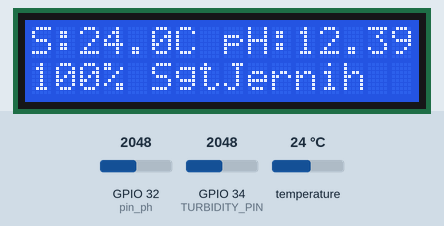
A sketch run on a simulated ESP32. On the bench: 16×2 character LCD. Inputs (shaded band) come from the test bench; at power-on: GPIO 34 (TURBIDITY_PIN) = 2048, GPIO 32 (pin_ph) = 2048, temperature 24 °C (analog values on the 0–4095 scale). WiFi joins after 1.5 s; servers stay silent unless stated; uploads are accepted with an empty reply; what the sketch prints to the serial monitor is not drawn.

Above: at 4.4 s.
4.5 s: GPIO 34 (TURBIDITY_PIN) set to 1930
At 6.7 s:
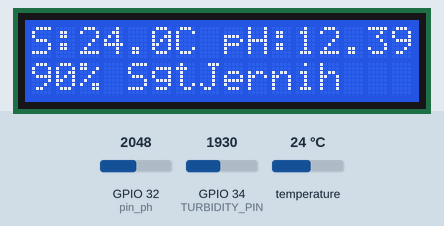
7.0 s: GPIO 34 (TURBIDITY_PIN) set to 1815
At 9.5 s:
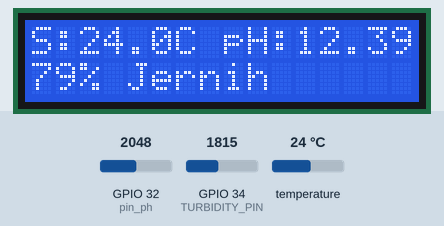
9.9 s: GPIO 34 (TURBIDITY_PIN) set to 1722
At 11.3 s:
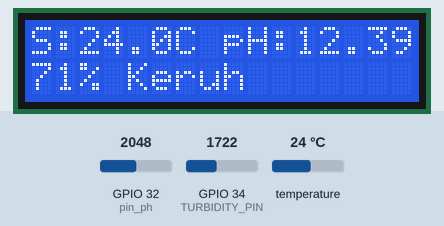
12.5 s: GPIO 34 (TURBIDITY_PIN) set to 1430
At 14.3 s:
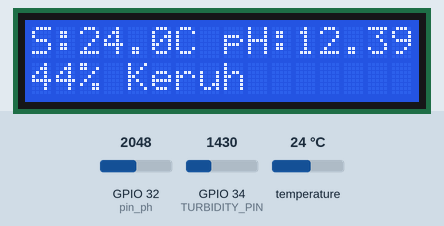
15.1 s: GPIO 34 (TURBIDITY_PIN) set to 1340
At 17.5 s:
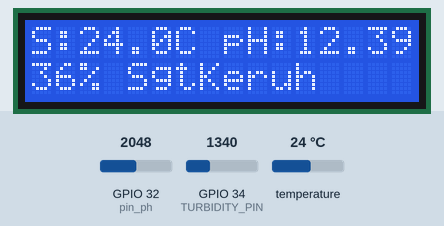
17.9 s: GPIO 34 (TURBIDITY_PIN) set to 660
At 19.6 s:
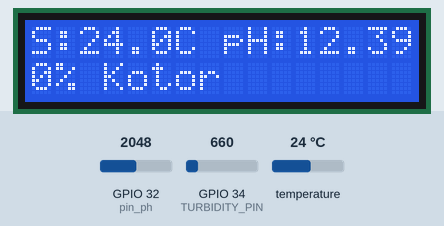
Timing chart, 0 to 21.1 s (numbered marks = the images above; inputs shaded):
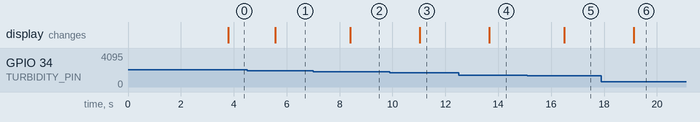

The sketch:

running.ino
```cpp
#include <Wire.h>              // Library komunikasi I2C, dipakai LCD I2C.
#include <LiquidCrystal_I2C.h> // Library untuk mengontrol LCD 16x2 lewat modul I2C.
#include <OneWire.h>           // Library komunikasi 1-Wire untuk sensor suhu DS18B20.
#include <DallasTemperature.h> // Library pembacaan suhu dari DS18B20 dalam Celcius.
#include <WiFi.h>              // Library koneksi WiFi ESP32.
#include <HTTPClient.h>        // Library untuk mengirim data ke server lewat HTTP GET.
#include <driver/adc.h>        // Library konfigurasi ADC ESP32, dipakai untuk input analog.

/*
  LCD memakai alamat I2C 0x27 dengan ukuran 16 kolom dan 2 baris.
  Jika LCD tidak tampil, alamat I2C kadang bisa 0x3F tergantung modul.
*/
LiquidCrystal_I2C lcd(0x27, 16, 2);

// ================= SENSOR =================
/*
  TURBIDITY_PIN adalah pin analog untuk sensor kekeruhan air.
  Pin 34 pada ESP32 hanya input, cocok untuk membaca sinyal analog.
*/
#define TURBIDITY_PIN 34

/*
  ADC_MAX = 4095 karena ESP32 dikonfigurasi 12-bit.
  Artinya hasil analogRead berada di rentang 0 sampai 4095.
  - 0    kira-kira berarti 0 Volt
  - 4095 kira-kira berarti 3.3 Volt
*/
#define ADC_MAX 4095

/*
  ADC_REF_V = 3.3 adalah tegangan referensi ESP32 dalam Volt.
  Rumus konversi ADC ke Volt:
  tegangan = nilai_adc * (3.3 / 4095)
*/
#define ADC_REF_V 3.3

// ================= SENSOR SUHU DS18B20 =================
/*
  ONE_WIRE_BUS adalah pin data sensor suhu DS18B20.
  Sensor DS18B20 mengirim data digital, bukan analog.
  Hasil akhirnya langsung berupa derajat Celcius.
*/
#define ONE_WIRE_BUS 13
OneWire oneWire(ONE_WIRE_BUS);
DallasTemperature sensors(&oneWire);

// ================= KALIBRASI KEKERUHAN =================
/*
  V_CLEAR dan V_DIRTY adalah nilai tegangan hasil kalibrasi sensor kekeruhan.
  V_CLEAR = tegangan saat air dianggap paling jernih.
  V_DIRTY = tegangan saat air dianggap paling kotor/keruh.

  Program mengubah tegangan sensor menjadi persen kejernihan:
  percent = (volt_turb - V_DIRTY) / (V_CLEAR - V_DIRTY) * 100

  Arti angka percent yang dikirim ke server:
  - 100 berarti sangat jernih menurut kalibrasi ini
  - 0 berarti sangat keruh/kotor menurut kalibrasi ini
  - nilai di tengah menunjukkan tingkat kejernihan relatif
*/
const float V_CLEAR = 1.645;
const float V_DIRTY = 0.762;

// ================= SENSOR pH =================
/*
  pin_ph adalah pin analog sensor pH.
  Sensor pH menghasilkan tegangan analog, lalu program mengubahnya menjadi angka pH.
*/
int pin_ph = 32;

/*
  Nilai kalibrasi pH berikut adalah tegangan saat probe dicelupkan ke cairan buffer.
  Angka ini sangat penting karena menentukan akurasi hasil pH.

  CAL_V4 = 3.300 berarti saat cairan pH 4, sensor terbaca sekitar 3.300 Volt.
  CAL_V7 = 2.585 berarti saat cairan pH 6.86 atau mendekati pH 7, sensor terbaca 2.585 Volt.
  CAL_V9 = 2.150 berarti saat cairan pH 9.18, sensor terbaca sekitar 2.150 Volt.

  Jika probe atau modul pH diganti, angka kalibrasi ini sebaiknya diukur ulang.
*/
float CAL_V4 = 3.300f;
float CAL_V7 = 2.585f;
float CAL_V9 = 2.150f;

/*
  Koefisien a, b, c dipakai untuk rumus kuadrat:
  pH = a * V^2 + b * V + c

  V adalah tegangan dari sensor pH.
  Rumus kuadrat dipakai karena hubungan tegangan dan pH tidak selalu lurus sempurna.
*/
double a_coef = 0.0, b_coef = 0.0, c_coef = 0.0;

/*
  useQuadratic menandakan apakah kalibrasi 3 titik sudah berhasil dihitung.
  true  = gunakan rumus kuadrat dari 3 titik kalibrasi.
  false = gunakan rumus linear sederhana pH 4 dan pH 7.
*/
bool useQuadratic = false;

// ================= WIFI DAN SERVER ===================
/*
  ssid dan password adalah nama WiFi dan password yang dipakai ESP32.
  server_url adalah endpoint Laravel untuk menerima data sensor.
  apikey dipakai server untuk mengenali project yang aktif.
*/
const char* ssid = "Proo";
const char* password = "samarinda";
const char* server_url = "http://43.156.137.225/server.php?apikey=";
const char* apikey = "e2907e0d85c49fcbff5ac006c696f6f9";

/*
  lastSend dan lastLCD menyimpan waktu terakhir aksi dilakukan.
  millis() menghasilkan jumlah milidetik sejak ESP32 menyala.
  Dengan cara ini program bisa berjalan realtime tanpa delay panjang.
*/
unsigned long lastSend = 0;
unsigned long lastLCD = 0;

// ================= WIFI CONNECT ===================
/*
  Method wifiReconnect()
  Tujuan:
  - Mengecek apakah ESP32 masih terhubung ke WiFi.
  - Jika putus, ESP32 mencoba konek ulang.

  Angka penting:
  - 5000 berarti batas waktu mencoba konek ulang adalah 5000 ms = 5 detik.
  - delay(200) berarti pengecekan status WiFi dilakukan tiap 200 ms.
*/
void wifiReconnect() {
  // Jika WiFi masih tersambung, fungsi langsung selesai.
  if (WiFi.status() == WL_CONNECTED) return;

  // Putuskan koneksi lama, lalu mulai koneksi baru memakai ssid dan password.
  WiFi.disconnect();
  WiFi.begin(ssid, password);

  // Simpan waktu mulai reconnect agar bisa diberi batas maksimal 5 detik.
  unsigned long start = millis();

  // Selama belum konek dan belum lewat 5 detik, tunggu sebentar lalu cek lagi.
  while (WiFi.status() != WL_CONNECTED && millis() - start < 5000) delay(200);

  // Jika berhasil terkoneksi, tampilkan informasi di Serial Monitor.
  if (WiFi.status() == WL_CONNECTED) Serial.println("WiFi Reconnected!");
}

// ================= SEND SERVER ===================
/*
  Method kirimData(float suhu, float kekeruhan, float ph)
  Tujuan:
  - Mengirim hasil sensor ke server Laravel.

  Parameter:
  - suhu      = angka suhu air dalam Celcius, contoh 26.50.
  - kekeruhan = angka kejernihan/kekeruhan dalam persen, contoh 100.00.
  - ph        = angka pH air, contoh 7.44.

  Data dikirim lewat HTTP GET dengan format URL:
  server.php dengan parameter apikey, suhu, kekeruhan, dan phair.
*/
void kirimData(float suhu, float kekeruhan, float ph) {
  // Jika WiFi belum tersambung, data tidak dikirim agar tidak error.
  if (WiFi.status() != WL_CONNECTED) return;

  HTTPClient http;

  // Gabungkan alamat server, apikey, dan nilai sensor menjadi satu URL.
  String url = String(server_url) + apikey +
               "&suhu=" + suhu +
               "&kekeruhan=" + kekeruhan +
               "&phair=" + ph;

  // Mulai request HTTP ke URL yang sudah dibuat.
  http.begin(url);

  // Jalankan request GET dan simpan kode balasan server.
  // HTTP_CODE_OK bernilai 200, artinya server menerima request dengan sukses.
  int code = http.GET();

  if (code == HTTP_CODE_OK) Serial.println("Server OK");
  else Serial.println("HTTP Error: " + String(code));

  // Tutup koneksi HTTP agar memori tidak boros.
  http.end();
}

// ================= KALKULASI KOEFISIEN pH ===================
/*
  Method computeQuadraticFrom3Points()
  Tujuan:
  - Menghitung koefisien a, b, c dari 3 titik kalibrasi pH.
  - Titik yang dipakai:
    1. CAL_V4 menghasilkan pH 4.00
    2. CAL_V7 menghasilkan pH 6.86
    3. CAL_V9 menghasilkan pH 9.18

  perlu 3 titik:
  - Rumus kuadrat punya 3 variabel: a, b, c.
  - Untuk menemukan 3 variabel, dibutuhkan 3 data kalibrasi.

  Output method ini:
  - a_coef, b_coef, c_coef akan berisi angka hasil perhitungan.
  - useQuadratic menjadi true agar pembacaan pH memakai rumus kuadrat.

  ADC adalah singkatan dari Analog to Digital Converter.

  alur ph:
  1. analogRead(pin_ph)
   Membaca sensor pH sebagai angka ADC

  2. analogRead(pin_ph) * (ADC_REF_V / ADC_MAX)
    Mengubah ADC menjadi Volt

  3. computeQuadraticFrom3Points()
    Menghitung rumus kalibrasi pH dari 3 titik referensi

  4. voltToPH_cal(volt_ph)
    Mengubah Volt menjadi nilai pH memakai rumus kalibrasi
*/
void computeQuadraticFrom3Points() {
  /*
    METHOD INI ADALAH PROSES RUMUS KALIBRASI pH 3 TITIK.

    Tujuan utama:
    - Mencari nilai koefisien a, b, dan c.
    - Koefisien ini dipakai pada rumus kuadrat:

      pH = a * V^2 + b * V + c

    - Sensor pH membaca tegangan Volt, bukan langsung angka pH.
    - Kita punya 3 data kalibrasi dari cairan buffer:
      1. Tegangan CAL_V4 harus menghasilkan pH 4.00.
      2. Tegangan CAL_V7 harus menghasilkan pH 6.86.
      3. Tegangan CAL_V9 harus menghasilkan pH 9.18.
    - Dari 3 data itu, program mencari rumus yang paling pas agar tegangan
      sensor bisa dikonversi menjadi angka pH.

    rumus kuadrat
    - Rumus kuadrat punya 3 angka yang dicari: a, b, c.
    - Karena kita punya 3 titik kalibrasi, maka 3 angka itu bisa dihitung.
    - Rumus kuadrat biasanya lebih fleksibel daripada rumus garis lurus 2 titik.

    Matrix A berukuran 3x4 dipakai untuk menyusun sistem persamaan linear.
    Tiap baris bentuknya:

      [V^2, V, 1, pH]

    Contoh konsep persamaannya:

      a*V4^2 + b*V4 + c = 4.00
      a*V7^2 + b*V7 + c = 6.86
      a*V9^2 + b*V9 + c = 9.18

    Angka 1 pada kolom ketiga adalah pasangan untuk koefisien c,
    karena c adalah konstanta yang tidak dikali tegangan.
  */
  double A[3][4];

  /*
    Array V menyimpan 3 tegangan hasil kalibrasi.
    Urutannya harus sama dengan array P.

    V[0] = CAL_V4, tegangan saat pH 4.00.
    V[1] = CAL_V7, tegangan saat pH 6.86.
    V[2] = CAL_V9, tegangan saat pH 9.18.
  */
  double V[3] = { (double)CAL_V4, (double)CAL_V7, (double)CAL_V9 };

  /*
    Array P menyimpan nilai pH target dari masing-masing tegangan.
    P[0] berpasangan dengan V[0], P[1] dengan V[1], dan P[2] dengan V[2].
  */
  double P[3] = { 4.0, 6.86, 9.18 };

  /*
    Proses ini mengisi matrix A dari 3 titik kalibrasi.

    Untuk setiap titik kalibrasi:
    - Kolom 0 diisi V^2, karena rumus punya bagian a * V^2.
    - Kolom 1 diisi V, karena rumus punya bagian b * V.
    - Kolom 2 diisi 1, karena rumus punya konstanta c.
    - Kolom 3 diisi pH target, yaitu hasil yang harus dicapai.
  */
  for (int i=0;i<3;i++){
    A[i][0] = V[i]*V[i]; // Kolom V^2 untuk mencari koefisien a.
    A[i][1] = V[i];      // Kolom V untuk mencari koefisien b.
    A[i][2] = 1.0;       // Kolom konstanta untuk mencari koefisien c.
    A[i][3] = P[i];      // Kolom hasil pH target.
  }

  /*
    Gaussian elimination adalah metode matematika untuk menyelesaikan
    persamaan linear.

    Tujuannya:
    - Mengubah matrix menjadi bentuk segitiga atas.
    - Setelah bentuknya segitiga, nilai a, b, c bisa dihitung dari bawah
      menggunakan proses back substitution.

    Gambaran sederhananya:
    - Baris pertama dipakai untuk menghilangkan nilai di bawah kolom pertama.
    - Baris kedua dipakai untuk menghilangkan nilai di bawah kolom kedua.
    - Setelah itu persamaan menjadi lebih mudah diselesaikan.
  */
  for (int i=0;i<3;i++){
    /*
      Pivot adalah angka utama pada kolom yang sedang diproses.

      - Agar pembagian lebih stabil.
      - Agar tidak mudah error jika angka pivot terlalu kecil.
      - Ini membantu mengurangi kesalahan pembulatan angka desimal.
    */
    int pivot = i;
    for (int r=i+1;r<3;r++) if (fabs(A[r][i]) > fabs(A[pivot][i])) pivot = r;

    /*
      Jika pivot terbesar ada di baris lain, barisnya ditukar.
      Pertukaran baris tidak mengubah arti persamaan, hanya mengubah urutan
      agar perhitungan lebih aman.
    */
    if (pivot != i) {
      for (int c=0;c<4;c++) {
        double t = A[i][c];
        A[i][c] = A[pivot][c];
        A[pivot][c] = t;
      }
    }

    /*
      Normalisasi baris pivot.

      Maksudnya:
      - Nilai utama pada baris ini dibuat menjadi 1.
      - Caranya seluruh angka pada baris dibagi dengan nilai pivot.

      Alasan proses ini diperlukan:
      - Supaya proses menghilangkan angka di baris bawah lebih mudah.
    */
    double div = A[i][i];

    /*
      1e-12 adalah angka yang sangat kecil.
      Jika pembagi terlalu dekat dengan nol, pembagian bisa menghasilkan
      error besar. Karena itu baris dilewati jika pembaginya terlalu kecil.
    */
    if (fabs(div) < 1e-12) continue;
    for (int c=i;c<4;c++) A[i][c] /= div;

    /*
      Eliminasi baris di bawah pivot.

      Tujuannya:
      - Membuat nilai pada kolom yang sama di baris bawah menjadi 0.
      - Ini yang membuat matrix berubah menjadi bentuk segitiga atas.

      f adalah faktor pengurang. Baris bawah dikurangi dengan baris pivot
      yang sudah dikalikan faktor tersebut.
    */
    for (int r=i+1;r<3;r++){
      double f = A[r][i];
      for (int c=i;c<4;c++) A[r][c] -= f * A[i][c];
    }
  }

  /*
    Back substitution adalah proses menghitung nilai akhir dari bawah ke atas.

    Alasan perhitungan dimulai dari bawah:
    - Setelah Gaussian elimination, baris paling bawah biasanya hanya punya
      satu variabel utama yang belum diketahui.
    - Setelah variabel bawah ketemu, nilainya dipakai untuk menghitung
      variabel di baris atasnya.

    x[0] = a, yaitu koefisien untuk V^2.
    x[1] = b, yaitu koefisien untuk V.
    x[2] = c, yaitu konstanta.
  */
  double x[3];
  for (int i=2;i>=0;i--){
    /*
      s dimulai dari nilai pH target pada kolom terakhir.
      Lalu dikurangi bagian variabel yang sudah diketahui dari proses bawah.
    */
    double s = A[i][3];
    for (int c=i+1;c<3;c++) s -= A[i][c] * x[c];

    /*
      denom adalah angka pembagi untuk variabel yang sedang dicari.
      Jika terlalu kecil, isi 0 agar tidak terjadi pembagian dengan nol.
    */
    double denom = A[i][i];
    if (fabs(denom) < 1e-12) x[i] = 0;
    else x[i] = s / denom;
  }

  /*
    Simpan hasil akhir koefisien.

    Setelah ini rumus:
      pH = a_coef * V^2 + b_coef * V + c_coef

    sudah bisa dipakai oleh method voltToPH_cal().
  */
  a_coef = x[0];
  b_coef = x[1];
  c_coef = x[2];

  /*
    useQuadratic dibuat true karena koefisien kuadrat sudah dihitung.
    Artinya pembacaan pH berikutnya akan memakai rumus kuadrat, bukan rumus
    linear fallback.
  */
  useQuadratic = true;

  /*
    Tampilkan koefisien di Serial Monitor untuk pengecekan.
    Angka ini berguna jika ingin melihat hasil rumus kalibrasi yang dibuat
    dari 3 titik buffer pH.
  */
  Serial.println("Computed quadratic coefficients:");
  Serial.printf("a=%.9f b=%.9f c=%.9f\n", a_coef, b_coef, c_coef);
}

/*
  Method voltToPH_cal(float V)
  Tujuan:
  - Mengubah tegangan sensor pH menjadi angka pH.

  Parameter:
  - V = tegangan hasil sensor pH dalam Volt.

  Return:
  - angka pH, contoh 7.44.

  Arti angka pH:
  - pH < 7  berarti air cenderung asam.
  - pH = 7  berarti netral.
  - pH > 7  berarti air cenderung basa.


*/
float voltToPH_cal(float V) {
  if (useQuadratic) {
    // RUMUS: Gunakan rumus kuadrat dari 3 titik kalibrasi pH.
    // Rumusnya: pH = a * V^2 + b * V + c.
    double ph = a_coef*V*V + b_coef*V + c_coef;
    return (float)ph;
  } else {
    /*
      Fallback linear dipakai kalau koefisien kuadrat belum tersedia.
      Rumus ini hanya memakai 2 titik kalibrasi:
      - Titik 1: tegangan CAL_V4 menghasilkan pH 4.00.
      - Titik 2: tegangan CAL_V7 menghasilkan pH 6.86.

      RUMUS: Kalibrasi linear / interpolasi garis lurus.
      Bentuk umum rumus garis dari 2 titik adalah:

      y = y1 + (x - x1) * (y2 - y1) / (x2 - x1)

      Pada sensor pH:
      - x  = V, yaitu tegangan sensor yang sedang dibaca.
      - x1 = CAL_V4, yaitu tegangan saat larutan pH 4.00.
      - y1 = 4.00, yaitu nilai pH pada titik pertama.
      - x2 = CAL_V7, yaitu tegangan saat larutan pH 6.86.
      - y2 = 6.86, yaitu nilai pH pada titik kedua.

      Maka rumusnya menjadi:

      pH = 4.00 + (V - CAL_V4) * (6.86 - 4.00) / (CAL_V7 - CAL_V4)
    */
    float ph = 4.0f + (V - CAL_V4) * (6.86f - 4.0f) / (CAL_V7 - CAL_V4);
    return ph;
  }
}

// ================= SETUP ===================
/*
  Method setup()
  Tujuan:
  - Dijalankan satu kali saat ESP32 pertama menyala atau reset.
  - Menyiapkan Serial Monitor, LCD, ADC, sensor suhu, WiFi, dan kalibrasi pH.
*/
void setup() {
  // Serial 9600 berarti komunikasi Serial Monitor berjalan di 9600 baud.
  Serial.begin(9600);

  // Inisialisasi LCD dan nyalakan lampu belakangnya.
  lcd.init();
  lcd.backlight();

  /*
    ADC_11db memperluas rentang pembacaan ADC ESP32 agar bisa membaca tegangan mendekati 3.3V.
    Ini penting untuk sensor kekeruhan dan pH karena keluarannya berupa tegangan analog.
  */
  analogSetPinAttenuation(TURBIDITY_PIN, ADC_11db);
  analogSetPinAttenuation(pin_ph, ADC_11db);

  // RUMUS/SETTING: 12 bit membuat analogRead menghasilkan angka 0 sampai 4095.
  // analogReadResolution(12) lebih cocok untuk Arduino IDE ESP32 core versi baru.
  analogReadResolution(12);

  // Mulai sensor suhu DS18B20.
  sensors.begin();

  // Mulai koneksi WiFi.
  WiFi.begin(ssid, password);

  // RUMUS: Hitung koefisien a, b, c untuk rumus kalibrasi pH.
  // Proses ini membuat ESP32 bisa mengubah tegangan sensor menjadi angka pH.
  computeQuadraticFrom3Points();

  // Tampilkan status awal pada LCD selama 1.2 detik.
  lcd.setCursor(0,0);
  lcd.print("Monitoring Ready");
  delay(1200);
}

// ================= LOOP REALTIME ===================
/*
  Method loop()
  Tujuan:
  - Dijalankan berulang-ulang selama ESP32 menyala.
  - Membaca sensor, menghitung angka sensor, menampilkan ke LCD, dan mengirim ke server.

  Alur utama:
  1. Pastikan WiFi tersambung.
  2. Baca sensor kekeruhan.
  3. Baca sensor suhu.
  4. Baca sensor pH.
  5. Tampilkan hasil ke Serial Monitor.
  6. Update LCD tiap 700 ms.
  7. Kirim data ke server tiap 7000 ms atau 7 detik.
*/
void loop() {

  // Pastikan WiFi tetap tersambung. Jika putus, coba konek ulang.
  wifiReconnect();

  // ===== KEKERUHAN AIR =====
  /*
    analogRead(TURBIDITY_PIN) menghasilkan angka ADC 0 sampai 4095.
    Semakin besar/kecil nilai tergantung karakter sensor dan kalibrasi tegangan.
  */
  int adc_turb = analogRead(TURBIDITY_PIN);

  // RUMUS: Ubah nilai ADC kekeruhan menjadi tegangan Volt.
  // Rumusnya: tegangan = nilai_adc * (3.3 / 4095).
  float volt_turb = adc_turb * (ADC_REF_V / ADC_MAX);

  /*
    Ubah tegangan menjadi persen kejernihan berdasarkan V_CLEAR dan V_DIRTY.
    Hasil percent dikirim ke server sebagai field kekeruhan.

    Contoh arti angka:
    - 100.00 = sangat jernih
    - 80.00  = jernih
    - 50.00  = keruh sedang
    - 10.00  = sangat keruh/kotor
  */
  // RUMUS: Kalibrasi kekeruhan dari tegangan menjadi persen.
  // Rumusnya: persen = (tegangan_sensor - tegangan_air_kotor) / (tegangan_air_jernih - tegangan_air_kotor) * 100.
  float percent = (volt_turb - V_DIRTY) / (V_CLEAR - V_DIRTY) * 100.0;

  // Batasi hasil agar tidak kurang dari 0 dan tidak lebih dari 100.
  percent = constrain(percent, 0, 100);

  /*
    Buat label kondisi dari nilai percent.
    Label ini hanya ditampilkan di LCD/Serial, sedangkan server menerima angka percent.
  */
  String kondisi;
  if (percent > 85) kondisi = "SgtJernih";      // 85-100: sangat jernih.
  else if (percent > 75) kondisi = "Jernih";    // 75-85: jernih.
  else if (percent > 40) kondisi = "Keruh";     // 40-75: keruh.
  else if (percent > 20) kondisi = "SgtKeruh";  // 20-40: sangat keruh.
  else kondisi = "Kotor";                       // 0-20: kotor.

  // ===== SUHU AIR =====
  // Minta sensor DS18B20 melakukan pembacaan suhu terbaru.
  sensors.requestTemperatures();

  /*
    Ambil suhu sensor pertama dalam Celcius.
    Hasil suhu dikirim ke server sebagai field suhu.

    Contoh arti angka:
    - 26.50 berarti suhu air 26.50 derajat Celcius.
    - Jika hasil -127, biasanya sensor DS18B20 tidak terbaca atau kabel bermasalah.
  */
  float suhu = sensors.getTempCByIndex(0);

  // ===== pH AIR =====
  // Baca tegangan analog sensor pH lalu konversi dari ADC ke Volt.
  float volt_ph = (analogRead(pin_ph) * (ADC_REF_V / ADC_MAX));

  /*
    Ubah tegangan pH menjadi nilai pH memakai rumus kalibrasi.
    Hasil nilai_ph dikirim ke server sebagai field phair.
  */
  float nilai_ph = voltToPH_cal(volt_ph);

  // ===== SERIAL MONITOR =====
  /*
    Bagian ini membantu debugging saat ESP32 disambungkan ke komputer.
    Nilai yang tampil:
    - volt_turb = tegangan sensor kekeruhan.
    - percent   = persen kejernihan/kekeruhan.
    - kondisi   = label kondisi air.
    - suhu      = suhu air dalam Celcius.
    - volt_ph   = tegangan sensor pH.
    - nilai_ph  = hasil pH setelah kalibrasi.
  */
  Serial.println("============ DEBUG ============");
  Serial.printf("Turbidity: %.3fV | %.1f%% | %s\n", volt_turb, percent, kondisi.c_str());
  Serial.printf("Suhu: %.2f C\n", suhu);
  Serial.printf("pHVolt: %.3f V | pH: %.2f\n", volt_ph, nilai_ph);
  Serial.println("================================\n");

  // ===== LCD SETIAP 700 ms =====
  /*
    LCD diperbarui tiap 700 ms agar tampilan realtime tetapi tidak terlalu sering berkedip.
    700 ms = 0.7 detik.
  */
  if (millis() - lastLCD > 700) {
    lcd.clear();

    // Baris pertama LCD: suhu dan pH.
    lcd.setCursor(0, 0);
    lcd.printf("S:%.1fC pH:%.2f", suhu, nilai_ph);

    // Baris kedua LCD: persen kejernihan/kekeruhan dan label kondisi.
    lcd.setCursor(0, 1);
    lcd.printf("%.0f%% %s", percent, kondisi.c_str());

    // Simpan waktu update LCD terakhir.
    lastLCD = millis();
  }

  // ===== KIRIM SERVER SETIAP 7 DETIK =====
  /*
    Data dikirim tiap 7000 ms = 7 detik.
    Angka ini bisa diubah:
    - lebih kecil: data lebih realtime, tapi server lebih sering menerima request.
    - lebih besar: server lebih ringan, tapi data lebih jarang diperbarui.
  */
  if (millis() - lastSend > 7000) {
    // Kirim suhu, percent kekeruhan, dan nilai pH ke server Laravel.
    kirimData(suhu, percent, nilai_ph);

    // Simpan waktu kirim terakhir.
    lastSend = millis();
  }
}
```

Measured:
- the behaviour switches between 1877 and 1876 on GPIO 34 (TURBIDITY_PIN) (found by bisection; images 1 and 2)
- the behaviour switches between 1768 and 1767 on GPIO 34 (TURBIDITY_PIN) (found by bisection; images 2 and 3)
- the behaviour switches between 1384 and 1383 on GPIO 34 (TURBIDITY_PIN) (found by bisection; images 4 and 5)
- after the input at 4.5 s, the display: changes after 1.1 s (image 1)
- after the input at 7.0 s, the display: changes after 1.4 s (image 2)
- after the input at 9.9 s, the display: changes after 1.1 s (image 3)
- after the input at 12.5 s, the display: changes after 1.2 s (image 4)
- after the input at 15.1 s, the display: changes after 1.4 s (image 5)
- after the input at 17.9 s, the display: changes after 1.2 s (image 6)
